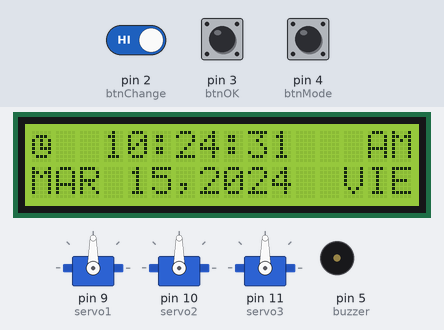
A sketch run on a simulated Arduino Uno, built with avr-gcc and run on an emulated ATmega328P. Shown: 3 × servo, 16×2 character LCD, buzzer (waves = sounding, pin HIGH). Inputs (shaded band) come from the test bench; at power-on: pin 4 (btnMode) HIGH, pin 3 (btnOK) HIGH, pin 2 (btnChange) HIGH. The local clock reads 2024-03-15 10:24:30 at power-on unless the sketch sets it; EEPROM starts erased; what the sketch prints to the serial monitor is not drawn.

Above: at 1.2 s.
1.3 s: pin 4 (btnMode) pulled LOW for 0.15 s
At 2.7 s:
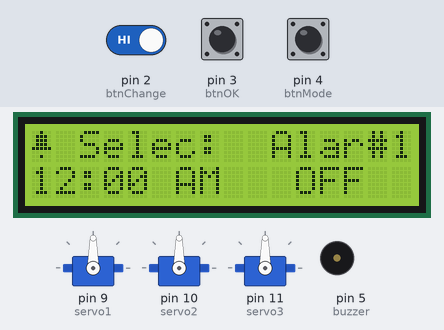
3.0 s: pin 3 (btnOK) pulled LOW for 1 s
At 3.82 s:
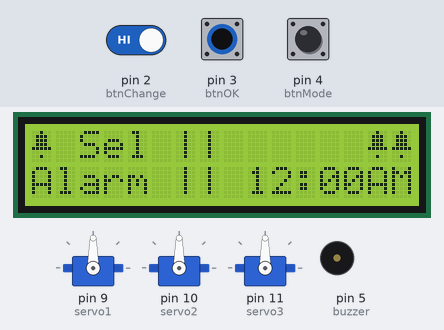
4.6 s: pin 4 (btnMode) pulled LOW for 1 s
At 6.5 s:
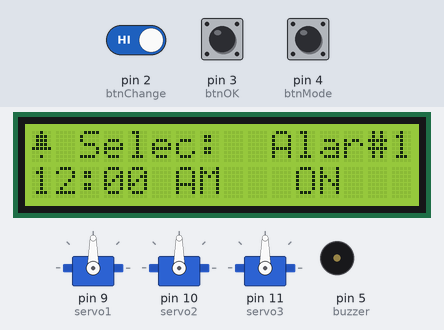
7.2 s: pin 4 (btnMode) pulled LOW for 0.15 s
At 8.1 s:
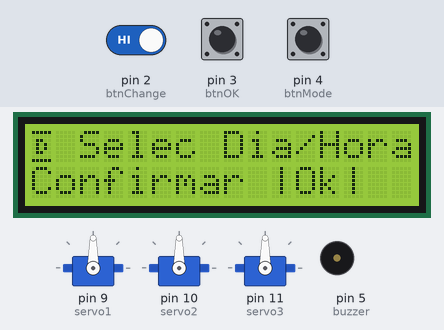
8.9 s: pin 3 (btnOK) pulled LOW for 3.2 s
At 12.0 s:
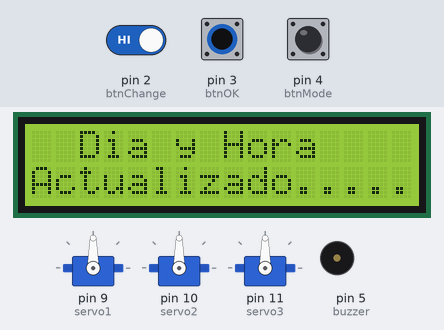
13.6 s: pin 2 (btnChange) driven LOW and pin 4 (btnMode) driven LOW
At 14.28 s:
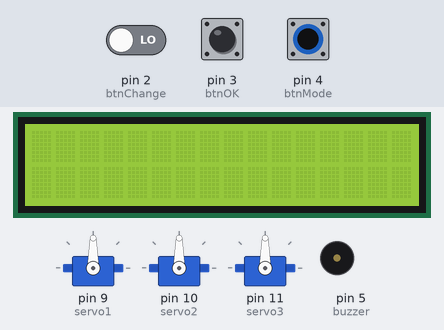
Timing chart, 0 to 16.6 s (numbered marks = the images above; inputs shaded):
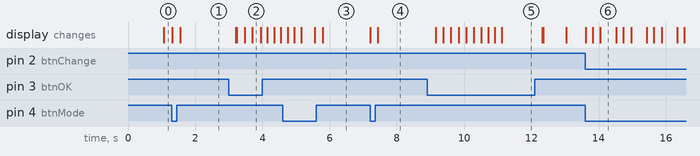

The sketch:

C_digo_-_Dispensador_de_pastillas.ino
```cpp
#include <Wire.h>
#include <LiquidCrystal_I2C.h>
#include <virtuabotixRTC.h>
#include <RTClib.h>
virtuabotixRTC myRTC(6, 7, 8);

LiquidCrystal_I2C lcd(0x27, 16, 2);

#include <EEPROM.h>
#include <Servo.h>
Servo servo1;
Servo servo2;  // Servomotores
Servo servo3;

const int btnChange = 2;
const int btnOK = 3;
const int btnMode = 4;
const int buzzer = 5;

int alarmHour = 12;
int alarmMinutes = 0;
boolean hourMode = 0;
boolean alarmOn = 1;
int M = 12;     // Mes
int D = 31;     // Día
int Y = 2020;   // Año
int day = 7;    // Días de la semana
int h = 23;     // Horas del día
int m = 59;     // Minutos

int addrH[] = {0, 1, 2, 3, 4};
int addrM[] = {5, 6, 7, 8, 9};
int addrActive[] = {10, 11, 12, 13, 14};

int mode = 1;
int submode = 1;
int slot = 0;

byte clockChar[] = {B00000, B01110, B10101, B10101, B10111, B10001, B01110, B00000};
byte alarmChar[] = {B00100, B01110, B01110, B01110, B11111, B00000, B00100, B00000};
byte dateChar[] = {B11111, B00000, B01100, B01010, B01010, B01100, B00000, B11111};

void setup()  {
  servo1.attach(9);
  servo2.attach(10);
  servo3.attach(11);
  pinMode(btnChange, INPUT_PULLUP);
  pinMode(btnOK, INPUT_PULLUP);
  pinMode(btnMode, INPUT_PULLUP);
  pinMode(buzzer, OUTPUT);


  lcd.init();         // Inicializar LCD
  lcd.backlight();    // Enciende el contraste en LCD
  lcd.createChar(0, clockChar);
  lcd.createChar(1, alarmChar);
  lcd.createChar(2, dateChar);

  Serial.begin(9600);

}

///////////////////////////////////////////////////////////////////   void LOOP  ///////////////////////////////////////////

void loop()  {

  if (digitalRead(btnMode) == LOW) {
    mode++;

    Serial.println("btnMode press");
    if (mode == 4) {
      mode = 1;
    }
    submode = 0;
    lcd.clear();
    delay(200);
  }

  if (mode == 1) {
    clockDisplay();
    Serial.println(mode);
    //    delay(200);
  }

  if (mode == 2) {
    alarmMode();
    Serial.println(mode);
    //    delay(200);
  }

  if (mode == 3) {
    updateRTC();
    Serial.println(mode);
    //    delay(200);
  }
  if (mode == 0) {
    alarm();
    Serial.println(mode);
    EEPROM.write(addrActive, 0);
    //    delay(200);
  }

// Si se encuentran coincidencias con la memoria PROM el servomotor se encendera
 for (int x = 0; x < 3; x++) {
    if (EEPROM.read(addrActive[x]) == 1) {
      Serial.print("Alarma Activada:");
      Serial.println(x);
      if ( myRTC.hours == EEPROM.read(addrH[x]) && myRTC.minutes == EEPROM.read(addrM[x])) {
        EEPROM.write(addrActive[x], 0);
        mode = 0;
        if (x == 0) { // Movimiento Servomotor #1
           servo1.write(0);
           delay(1000);
           servo1.write(180);
           delay(2000);
           servo1.write(0);
           delay(1000);
        } else
        if (x == 1) { // Movimiento Servomotor #2
           servo2.write(0);
           delay(1000);
           servo2.write(180);
           delay(2000);
           servo2.write(0);
           delay(1000);
        } else
        if (x == 2) { // Movimiento Servomotor #3
           servo3.write(0);
           delay(1000);
           servo3.write(180);
           delay(2000);
           servo3.write(0);
           delay(1000);
        }
      }
    }
  }
}

// Se enciende el buzzer
void alarm() {
  clockDisplay();
  lcd.noBacklight();
  digitalWrite(buzzer, HIGH);
  delay(300);
  lcd.backlight();
  digitalWrite(buzzer, LOW);
  delay(200);
}


///////////////////////////////////////////////////////////////////   Imprimir variables en display  ///////////////////////////////////////////

void clockDisplay() {
  myRTC.updateTime();
  //  lcd.clear();
  lcd.setCursor(0, 0);
  lcd.write(0);

  lcd.setCursor(0, 1);
  switch (myRTC.month) {
    // Meses
    case 1: lcd.print("ENE "); break;
    case 2: lcd.print("FEB "); break;
    case 3: lcd.print("MAR "); break;
    case 4: lcd.print("ABR "); break;
    case 5: lcd.print("MAY "); break;
    case 6: lcd.print("JUN "); break;
    case 7: lcd.print("JUL "); break;
    case 8: lcd.print("AGO "); break;
    case 9: lcd.print("SEP "); break;
    case 10: lcd.print("OCT "); break;
    case 11: lcd.print("NOV "); break;
    case 12: lcd.print("DIC "); break;
  }

  if (myRTC.dayofmonth < 10) {
    lcd.print(" ");
    lcd.print(myRTC.dayofmonth);
  }
  else{
    lcd.print(myRTC.dayofmonth);
  }
  lcd.print(",");
  lcd.print(myRTC.year);

  lcd.setCursor(13, 1);
  switch (myRTC.dayofweek) {
    // Días de la semana
    case 1: lcd.print("DOM"); break;
    case 2: lcd.print("LUN"); break;
    case 3: lcd.print("MAR"); break;
    case 4: lcd.print("MIE"); break;
    case 5: lcd.print("JUE"); break;
    case 6: lcd.print("VIE"); break;
    case 7: lcd.print("SAB"); break;
  }
  lcd.setCursor(3, 0);
  if ((myRTC.hours > 12 && myRTC.hours < 22) || (myRTC.hours > 0 && myRTC.hours < 10)) {
    lcd.print("0");
  }
  if (myRTC.hours == 0) {
    lcd.print("12");
  }
  else if (myRTC.hours <= 12) {
    lcd.print(myRTC.hours);
  }
  else {
    lcd.print(myRTC.hours - 12);
  }
  lcd.print(":");
  if (myRTC.minutes < 10) {
    lcd.print("0");
  }
  lcd.print(myRTC.minutes);
  lcd.print(":");
  if (myRTC.seconds < 10) {
    lcd.print("0");
  }
  lcd.print(myRTC.seconds);
  lcd.print("   ");
  if (myRTC.hours < 12) {
    lcd.print("AM");
  }
  else {
    lcd.print("PM");
  }
}

///////////////////////////////////////////////////////////////////   Alarma  ///////////////////////////////////////////
void alarmMode() {
  if (submode == 0) {
    lcd.setCursor(0, 0);
    lcd.write(1);
    lcd.setCursor(2, 0);
    lcd.print("Selec:");

    if (digitalRead(btnChange) == LOW) {
      slot++;
      if (slot > 4 ) {
        slot = 0;
      }
      delay(200);
    }
    lcd.setCursor(10, 0);
    lcd.print("Alar#");
    lcd.print(slot + 1);
    lcd.setCursor(0, 1);

    if (EEPROM.read(addrH[slot]) > 23) {
      EEPROM.write(addrH[slot], 0);
    }
    if (EEPROM.read(addrM[slot]) > 59) {
      EEPROM.write(addrM[slot], 0);
    }
    if (EEPROM.read(addrActive[slot]) > 1) {
      EEPROM.write(addrActive[slot], 0);
    }
    if ((EEPROM.read(addrH[slot]) > 12 && EEPROM.read(addrH[slot]) < 22) || (EEPROM.read(addrH[slot]) > 0 && EEPROM.read(addrH[slot]) < 10)) {
      lcd.print("0");
    }
    if (EEPROM.read(addrH[slot]) == 0) {
      lcd.print("12");
      alarmHour = 12;
    }
    else if (EEPROM.read(addrH[slot]) <= 12) {
      lcd.print(EEPROM.read(addrH[slot]));
      alarmHour = EEPROM.read(addrH[slot]);
    }
    else {
      lcd.print(EEPROM.read(addrH[slot]) - 12);
      alarmHour = EEPROM.read(addrH[slot]) - 12;
    }
    lcd.print(":");
    if (EEPROM.read(addrM[slot]) < 10) {
      lcd.print("0");
    }
    lcd.print(EEPROM.read(addrM[slot]));
    alarmMinutes = EEPROM.read(addrM[slot]);
    lcd.print(" ");
    if (EEPROM.read(addrH[slot]) < 12) {
      lcd.print("AM");
      hourMode = 0;
    }
    else {
      lcd.print("PM");
      hourMode = 1;
    }
    lcd.print("   ");
    if (EEPROM.read(addrActive[slot]) == 1) {
      lcd.print("ON ");
    }
    else {
      lcd.print("OFF");
    }
  }
  else {
    lcd.setCursor(0, 0);
    lcd.write(1);
    lcd.setCursor(2, 0);
    lcd.print("Sel ||");
    lcd.setCursor(0, 1);
    lcd.print("Alarm ||");
    lcd.setCursor(9, 1);
    if (alarmHour < 10) {
      lcd.print("0");
      lcd.setCursor(10, 1);
    }
    lcd.print(alarmHour);
    lcd.setCursor(11, 1);
    lcd.print(":");
    lcd.setCursor(12, 1);
    if (alarmMinutes < 10) {
      lcd.print("0");
      lcd.setCursor(13, 1);
    }
    lcd.print(alarmMinutes);
    if (hourMode == 0) {
      lcd.print("AM");
    }
    else {
      lcd.print("PM");
    }
  }
  //  lcd.print(alarmMinutes);
  if (digitalRead(btnOK) == LOW) {
    submode++;
    if (submode > 4) {
      submode = 0;
    }
    delay(200);
    lcd.clear();
  }
  if (submode == 1) {
    lcd.setCursor(9, 0);
    lcd.write(1);
    lcd.write(1);
    if (digitalRead(btnChange) == LOW) {
      alarmHour++;
      if (alarmHour > 12) {
        alarmHour = 1;
      }
      delay(500);
    }
  }
  if (submode == 2) {
    lcd.setCursor(12, 0);
    lcd.write(1);
    lcd.write(1);
    if (digitalRead(btnChange) == LOW) {
      alarmMinutes++;
      if (alarmMinutes >= 60) {
        alarmMinutes = 0;
      }
      delay(500);
    }
  }
  if (submode == 3) {
    lcd.setCursor(14, 0);
    lcd.write(1);
    lcd.write(1);
    if (digitalRead(btnChange) == LOW) {
      hourMode = !hourMode;
      delay(500);
    }
  }
  while (submode == 4) {
    lcd.setCursor(0, 0);
    lcd.print("ACTIVAR ALARMA?");
    lcd.setCursor(0, 1);
    lcd.print("Alarma #");
    lcd.print(slot + 1);
    lcd.print("   ");
    if(alarmOn==1){
      lcd.print("ON ");
    }
    else{
      lcd.print("OFF");
    }
    if (digitalRead(btnChange) == LOW) {
      alarmOn = !alarmOn;
      delay(200);
    }

    if (digitalRead(btnOK) == LOW && alarmOn == 1) {
      lcd.clear();
      lcd.setCursor(0, 1);
      lcd.print("Guardado..");
      delay(200);
      lcd.print(".");
      delay(200);
      lcd.print(".");
      delay(200);
      lcd.print(".");
      delay(200);
      lcd.print(".");
      delay(200);
      lcd.print(".");
      delay(200);
      lcd.print(".");
      delay(200);
      lcd.print(".");
      delay(200);
      lcd.print(".");
      if (hourMode == 1 && alarmHour != 12) {
        EEPROM.write(addrH[slot], alarmHour + 12);
      }
      else if (hourMode == 0 && alarmHour == 12) {
        EEPROM.write(addrH[slot], 0);
      }
      else {
        EEPROM.write(addrH[slot], alarmHour);
      }

      EEPROM.write(addrM[slot], alarmMinutes);
      EEPROM.write(addrActive[slot], 1);
      submode = 0;
      mode = 1;
      lcd.clear();
    }
    if (digitalRead(btnOK) == LOW && alarmOn == 0)  {
      lcd.clear();
      lcd.setCursor(0, 0);
      lcd.print("Alarma #");
      lcd.print(slot + 1);
      lcd.setCursor(0, 1);
      lcd.print(" OFF      ");

      EEPROM.write(addrActive[slot], 0);
      submode = 0;
      mode = 1;

      delay(2000);
      lcd.clear();
    }
  }
}

///////////////////////////////////////////////////////////////////   Establecer horarios y fecha fija  ///////////////////////////////////////////

void updateRTC() {
  lcd.setCursor(0, 0);
  lcd.write(2);
  if (digitalRead(btnOK) == LOW) {
    submode++;
    if (submode > 7) {
      submode = 0;
    }
    delay(200);
    lcd.clear();
  }

// Cambio de menú para seleccionar día y hora
  if (submode == 0) {
    lcd.setCursor(2, 0);
    lcd.print("Selec Dia/Hora?");
    lcd.setCursor(0, 1);
    lcd.print("Confirmar |Ok|");
  }
  if (submode == 1) {
    lcd.setCursor(2, 0);
    lcd.print("Selec Mes");
    lcd.setCursor(0, 1);
    lcd.print("--> ");
    if (digitalRead(btnChange) == LOW) {
      M++;
      if (M == 13) {
        M = 1;
      }
      delay(200);
    }
    switch (M) {
      // Cambiar Mes
      case 1: lcd.print("ENERO     ");
        break;
      case 2: lcd.print("FEBRERO    ");
        break;
      case 3: lcd.print("MARZO       ");
        break;
      case 4: lcd.print("ABRIL       ");
        break;
      case 5: lcd.print("MAYO         ");
        break;
      case 6: lcd.print("JUNIO        ");
        break;
      case 7: lcd.print("JULIO        ");
        break;
      case 8: lcd.print("AGOSTO      ");
        break;
      case 9: lcd.print("SEPTIEMBRE   ");
        break;
      case 10: lcd.print("OCTUBRE     ");
        break;
      case 11: lcd.print("NOVIEMBRE    ");
        break;
      case 12: lcd.print("DICIEMBRE    ");
        break;
    }
  }
  // Cambiar día
  if (submode == 2) {
    lcd.setCursor(2, 0);
    lcd.print("Selec Dia");
    lcd.setCursor(0, 1);
    lcd.print("--> ");
    if (digitalRead(btnChange) == LOW) {
      D++;
      if (D == 32) {
        D = 1;
      }
      delay(200);
    }
    lcd.print(D);
    lcd.print(" ");
  }

  if (submode == 3) {
    // Cambiar año
    lcd.setCursor(2, 0);
    lcd.print("Selec periodo");
    lcd.setCursor(0, 1);
    lcd.print("--> ");
    if (digitalRead(btnChange) == LOW) {
      Y++;
      if (Y == 2099) {
        Y = 2000;
      }
      delay(200);
    }
    lcd.print(Y);
  }
  // Cambiar de día
  if (submode == 4) {
    lcd.setCursor(2, 0);
    lcd.print("Selec dia");
    lcd.setCursor(0, 1);
    lcd.print("--> ");
    if (digitalRead(btnChange) == LOW) {
      day++;
      if (day == 8) {
        day = 1;
      }
      delay(200);
    }
    switch (day) {
      // Cambiar día de la semana
      case 1: lcd.print("DOMINGO      ");
        break;
      case 2: lcd.print("LUNES      ");
        break;
      case 3: lcd.print("MARTES     ");
        break;
      case 4: lcd.print("MIERCOLES   ");
        break;
      case 5: lcd.print("JUEVES    ");
        break;
      case 6: lcd.print("VIERNES      ");
        break;
      case 7: lcd.print("SABADO    ");
        break;
    }
  }
  // Cambiar de hora
  if (submode == 5) {
    lcd.setCursor(2, 0);
    lcd.print("Selec Hora");
    lcd.setCursor(0, 1);
    lcd.print("--> ");
    if (digitalRead(btnChange) == LOW) {
      h++;
      if (h == 24) {
        h = 0;
      }
      delay(200);
    }
    if (h > 12) {
      lcd.print(h - 12);
      lcd.print(" ");
    }
    else if (h == 0) {
      lcd.print("12");
      lcd.print(" ");
    }
    else {
      lcd.print(h);
      lcd.print(" ");

    }
    // Cambiar entre horaio matutino y vespertino
    if (h >= 12) {
      lcd.setCursor(9, 1);
      lcd.print("PM");
    }
    else {
      lcd.setCursor(9, 1);
      lcd.print("AM");
    }

  }
  // Cambiar minutos
  if (submode == 6) {
    lcd.setCursor(2, 0);
    lcd.print("Selec Minutos");
    lcd.setCursor(0, 1);
    lcd.print("--> ");
    if (digitalRead(btnChange) == LOW) {
      m++;
      if (m == 60) {
        m = 0;
      }
      delay(200);
    }
    lcd.print(m);
    lcd.print(" ");
  }
  // Guardar el horario en la memoria RTC
  if (submode == 7) {
    lcd.setCursor(2, 0);
    lcd.print("Dia y Hora");
    lcd.setCursor(0, 1);
    lcd.print("Actualizado..");
    delay(200);
    lcd.print(".");
    delay(200);
    lcd.print(".");
    delay(200);
    lcd.print(".");
    delay(200);
    lcd.print(".");
    delay(200);
    lcd.print(".");
    delay(200);
    lcd.print(".");
    delay(200);
    lcd.print(".");
    delay(200);
    lcd.print(".");
    myRTC.setDS1302Time(00, m, h, day, D, M, Y);
    delay(200);
    lcd.clear();
    mode = 1;
  }
}
```

Measured:
- after the input at 1.3 s, the display: first changes at once (image 1 shows a later state)
- after the input at 3.0 s, the display: first changes after 0.21 s (image 2 shows a later state)
- after the input at 7.2 s, the display: first changes at once (image 4 shows a later state)
- after the input at 8.9 s, the display: first changes after 0.25 s (image 5 shows a later state)
- after the input at 13.6 s, the display: changes at once (image 6)
- what the display in image 6 shows lasts 0.4 s, from 14.1 s to 14.5 s
